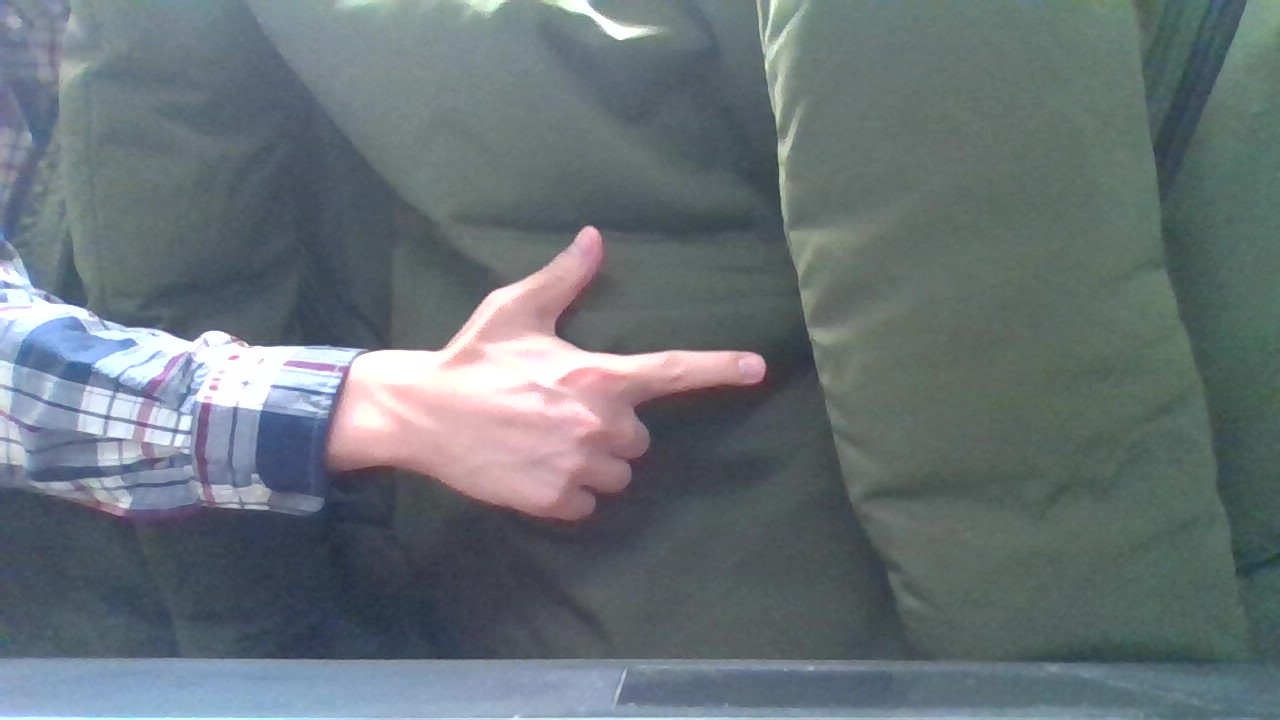
//> input picture lab3_solution/lab3_solution/PA2_gun_2.jpg, 1280 x 720 px, given in place of the camera
$ ./Source   (built with g++ and OpenCV 4)
//> lines starting //> are read from the running program, lines starting //| are printed output that depends on the picture; after the words box and inside, x2 and y2 are one past the last pixel; in counts of white or black regions, pixels touching at a corner belong together
/*	CS585_Lab3
*	CS585 Image and Video Computing
*	Lab 3
*	--------------
*	This program introduces the following concepts:
*		a) Reading a stream of images from a webcamera, and displaying the video
*		b) Skin color detection
*		c) Background differencing
*		d) Visualizing motion history
*	--------------
*/

//opencv libraries
#include "opencv2/core/core.hpp"
#include "opencv2/highgui/highgui.hpp"
#include "opencv2/imgproc/imgproc.hpp"
//C++ standard libraries
#include <iostream>
#include <vector>
#include <iostream>
#include <fstream>
#include <iterator>
#include <string>
#include <list>
#include <map>
#include <stack>
#include <time.h>

using namespace cv;
using namespace std;

//function declarations

/**
Function that returns the maximum of 3 integers
@param a first integer
@param b second integer
@param c third integer
*/
int myMax(int a, int b, int c);

/**
Function that returns the minimum of 3 integers
@param a first integer
@param b second integer
@param c third integer
*/
int myMin(int a, int b, int c);

/**
Function that detects whether a pixel belongs to the skin based on RGB values
@param src The source color image
@param dst The destination grayscale image where skin pixels are colored white and the rest are colored black
*/
void mySkinDetect(Mat& src, Mat& dst);

/**
Function that does frame differencing between the current frame and the previous frame
@param src The current color image
@param prev The previous color image
@param dst The destination grayscale image where pixels are colored white if the corresponding pixel intensities in the current
and previous image are not the same
*/
void myFrameDifferencing(Mat& prev, Mat& curr, Mat& dst);

/**
Function that accumulates the frame differences for a certain number of pairs of frames
@param mh Vector of frame difference images
@param dst The destination grayscale image to store the accumulation of the frame difference images
*/
void myMotionEnergy(vector<Mat> mh, Mat& dst);
/**
Function that extract template from a imput image
@param origin image that contains the template we want
*/
Mat getTemplate(Mat origin);
/*
Function that select the largest connected field in a binary image
@param binImg a binary image that contains the template
*/
Mat_<uchar> getLargestConnectedField(Mat_<uchar> binImg);
/*
Function that search a frame to see if it contains the gesture
@param origin the image that would be searched
@param templa the template used for template matching
*/
bool getGesture(Mat origin, Mat templa);
/*
Function that get the current time using the clock of computer
*/
int getTime();
/*
the upper-left position of the gesture we found
*/
int result[2] = { 0, 0 };

int main()
{

	//----------------
	//a) Reading a stream of images from a webcamera, and displaying the video
	//----------------
	// For more information on reading and writing video: http://docs.opencv.org/modules/highgui/doc/reading_and_writing_images_and_video.html
	// open the video camera no. 0
	VideoCapture cap(0);

	// if not successful, exit program
	if (!cap.isOpened())
	{
		cout << "Cannot open the video cam" << endl;
		return -1;
	}

	//create a window called "MyVideoFrame0"
	namedWindow("MyVideo0", WINDOW_AUTOSIZE);
	Mat frame0;

	// read a new frame from video
	bool bSuccess0 = cap.read(frame0);
//> frame0 is the input picture: 720 rows x 1280 cols, CV_8UC3; mean B, G, R 119.1, 114.6, 104.4

	//if not successful, break loop
	if (!bSuccess0)
	{
		cout << "Cannot read a frame from video stream" << endl;
	}

	//show the frame in "MyVideo" window
	imshow("MyVideo0", frame0);

	//create a window called "MyVideo"
	namedWindow("MyVideo", WINDOW_AUTOSIZE);
	namedWindow("MyVideoFI", WINDOW_AUTOSIZE);
	namedWindow("Skin", WINDOW_AUTOSIZE);

	vector<Mat> myMotionHistory;
	Mat fMH1, fMH2, fMH3;
	fMH1 = Mat::zeros(frame0.rows, frame0.cols, CV_8UC1);
	fMH2 = fMH1.clone();
	fMH3 = fMH1.clone();
	myMotionHistory.push_back(fMH1);
	myMotionHistory.push_back(fMH2);
	myMotionHistory.push_back(fMH3);

	////template detecting
	String file_path = "PA2_ok_2.jpg";
	Mat origin = imread(file_path, IMREAD_COLOR);
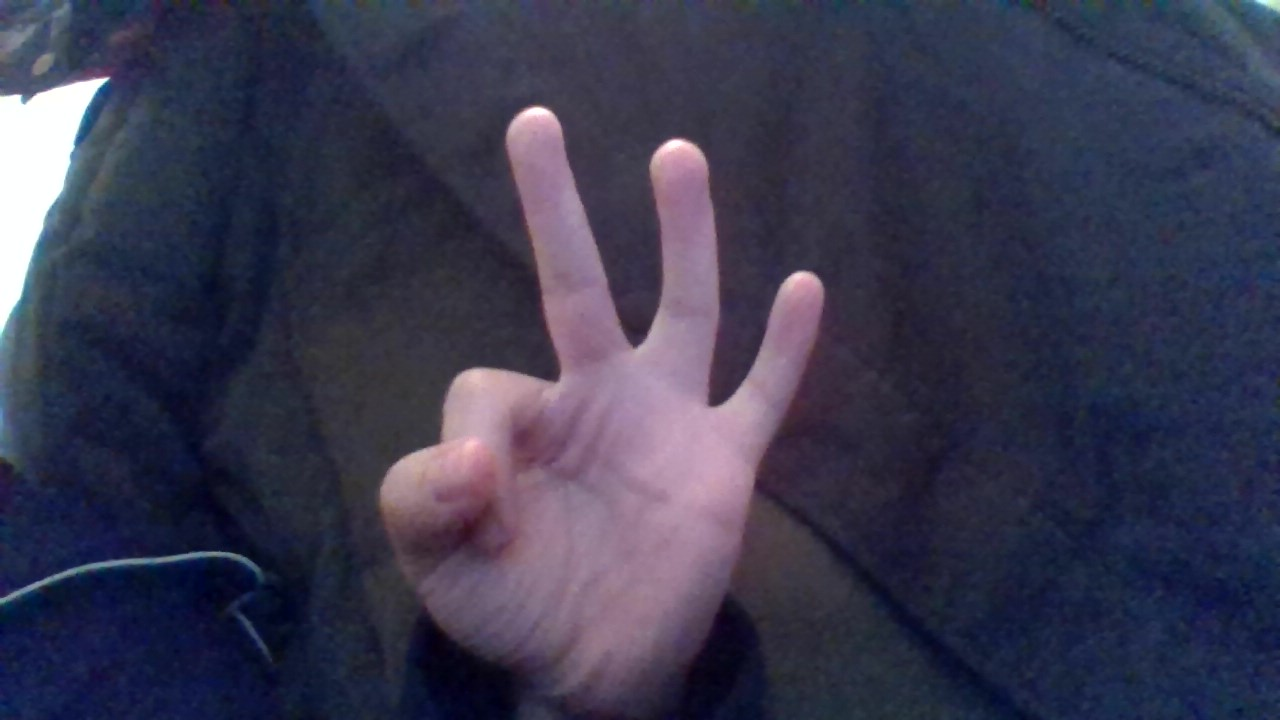
//> input picture lab3_solution/lab3_solution/PA2_ok_2.jpg, 1280 x 720 px
//> origin is the input picture: 720 rows x 1280 cols, CV_8UC3; mean B, G, R 79.3, 57.1, 57.6
	Mat templa = getTemplate(origin);
	//resize the template so that the size can fit the camera
	resize(templa, templa, Size(), 0.4, 0.4);
	imshow("resize", templa);
	//imwrite("PA2_result_templa.jpg", templa);
	int lastTime = 0;
	bool detec = false;
	while (1)
	{
		// read a new frame from video
		Mat frame;
		bool bSuccess = cap.read(frame);
		//imwrite("PA2_result_origin.jpg", frame);
		Mat frameDest;
		//if not successful, break loop
		if (!bSuccess)
		{
			cout << "Cannot read a frame from video stream" << endl;
			break;
		}
		//show the frame in "MyVideo" window
		//imshow("MyVideo0", frame0);

		// destination frame
		frameDest = Mat::zeros(frame.rows, frame.cols, CV_8UC1); //Returns a zero array of same size as src mat, and of type CV_8UC1
		//----------------
		//	b) Skin color detection
		//----------------
		mySkinDetect(frame, frameDest);
		//opening operation to erode the small noise in the image
		Mat element = getStructuringElement(MORPH_RECT, Size(10, 10));
		morphologyEx(frameDest, frameDest, MORPH_OPEN, element);
		//----------------
		//	c) template matching
		//----------------

		//set the frequency of template matching
		int now = getTime();
		if (now - lastTime > 2)
		{
			detec = getGesture(frameDest, templa);
			lastTime = now;
		}
		if (detec) {
			//locate the gesture with a rectanglee
			Rect rect(result[1], result[0], templa.cols, templa.rows);
			rectangle(frame0, rect, Scalar(255, 0, 0), 1, LINE_8, 0);
			//imwrite("PA2_result.jpg", frame0);
		}
		imshow("MyVideo0", frame0);
		imshow("Skin", frameDest);

		//----------------
		//	c) Background differencing
		//----------------


		//call myFrameDifferencing function
		/*myFrameDifferencing(frame0, frame, frameDest);
		imshow("MyVideo", frameDest);


		myMotionHistory.erase(myMotionHistory.begin());
		myMotionHistory.push_back(frameDest);
		Mat myMH = Mat::zeros(frame0.rows, frame0.cols, CV_8UC1);*/

		//----------------
		//  d) Visualizing motion history
		//----------------

		//call myMotionEnergy function
		//myMotionEnergy(myMotionHistory, myMH);


		//imshow("MyVideoMH", myMH); //show the frame in "MyVideo" window
		frame0 = frame;
		//wait for 'esc' key press for 30ms. If 'esc' key is pressed, break loop
		if (waitKey(30) == 27)
		{
			cout << "esc key is pressed by user" << endl;
			break;
		}

	 }
	cap.release();
	return 0;
}

//Function that returns the maximum of 3 integers
int myMax(int a, int b, int c) {
	int m = a;
	(void)((m < b) && (m = b)); //short-circuit evaluation
	(void)((m < c) && (m = c));
	return m;
}

//Function that returns the minimum of 3 integers
int myMin(int a, int b, int c) {
	int m = a;
	(void)((m > b) && (m = b));
	(void)((m > c) && (m = c));
	return m;
}

//Function that detects whether a pixel belongs to the skin based on RGB values
void mySkinDetect(Mat& src, Mat& dst) {
	//Surveys of skin color modeling and detection techniques:
	//Vezhnevets, Vladimir, Vassili Sazonov, and Alla Andreeva. "A survey on pixel-based skin color detection techniques." Proc. Graphicon. Vol. 3. 2003.
	//Kakumanu, Praveen, Sokratis Makrogiannis, and Nikolaos Bourbakis. "A survey of skin-color modeling and detection methods." Pattern recognition 40.3 (2007): 1106-1122.
	for (int i = 0; i < src.rows; i++) {
		for (int j = 0; j < src.cols; j++) {
			//For each pixel, compute the average intensity of the 3 color channels
			Vec3b intensity = src.at<Vec3b>(i, j); //Vec3b is a vector of 3 uchar (unsigned character)
			int B = intensity[0]; int G = intensity[1]; int R = intensity[2];
			if ((R > 95 && G > 40 && B > 20) && (myMax(R, G, B) - myMin(R, G, B) > 15) && (abs(R - G) > 15) && (R > G) && (R > B)) {
				dst.at<uchar>(i, j) = 255;
			}
		}
	}
}

//Function that does frame differencing between the current frame and the previous frame
// [23 lines left out: functions myFrameDifferencing, myMotionEnergy, not called in this run]

//Function that draw the template of certain gesture
Mat getTemplate(Mat origin) {
	// destination frame
	Mat skin = Mat::zeros(origin.rows, origin.cols, CV_8UC1);
	for (int i = 0; i < origin.rows; i++) {
		for (int j = 0; j < origin.cols; j++) {
			//For each pixel, compute the average intensity of the 3 color channels
			Vec3b intensity = origin.at<Vec3b>(i, j); //Vec3b is a vector of 3 uchar (unsigned character)
			int B = intensity[0]; int G = intensity[1]; int R = intensity[2];
			skin.at<uchar>(i, j) = R * 0.299 + G * 0.587 + B * 0.114;
		}
	}
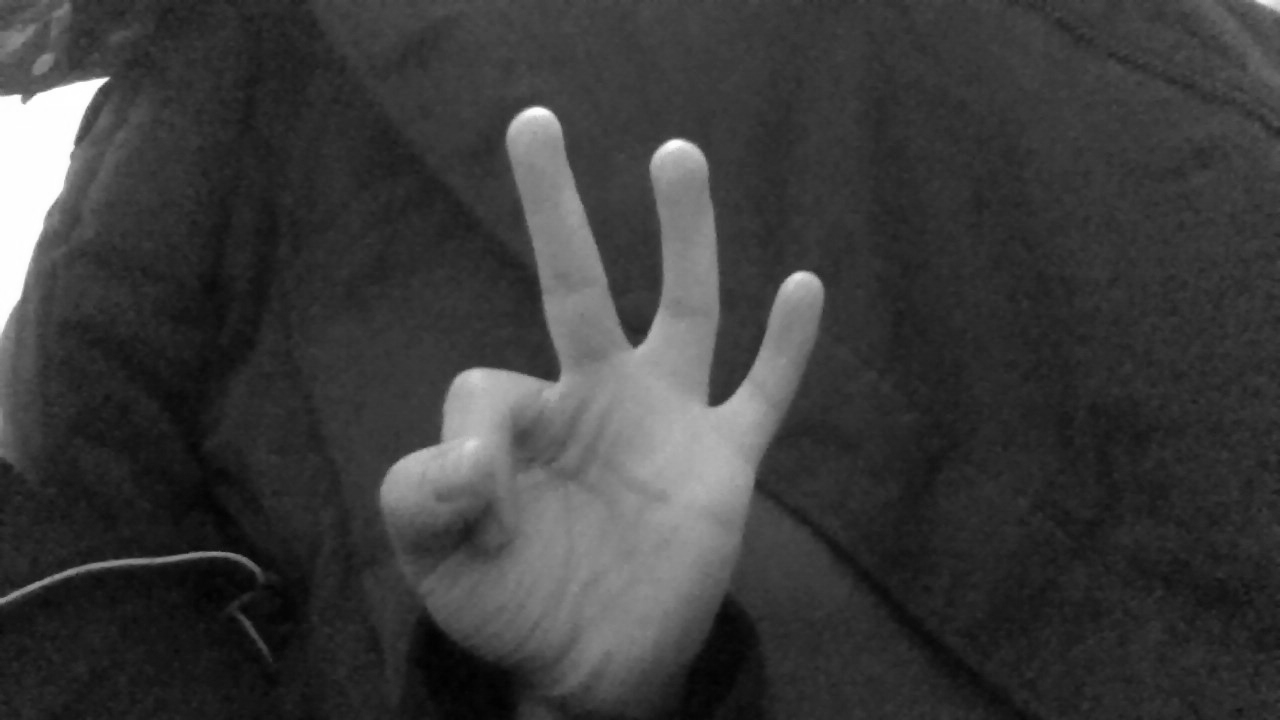
//> skin: 720 rows x 1280 cols, CV_8UC1; min 2, max 255, mean 59.3
	/*namedWindow("window1", 0);
	imshow("window1", skin);*/
	Mat bina;
	threshold(skin, bina, 110, 255, CV_THRESH_BINARY);
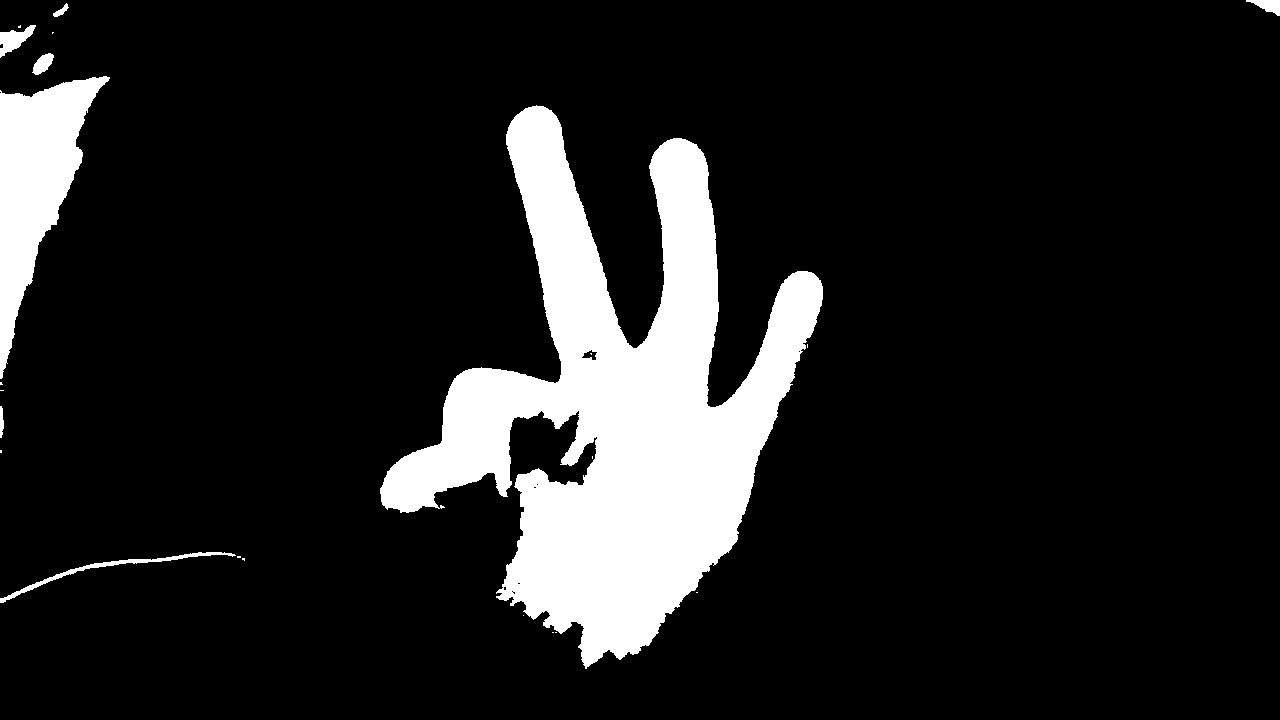
//> bina: 720 rows x 1280 cols, CV_8UC1; 12.6% white; 22 white regions (14 under 20 px)
	/*namedWindow("window2", 0);
	imshow("window2", bina);*/
	imwrite("PA2_result_bina.jpg", bina);
	// find the biggest connected field
	Mat label = Mat::zeros(bina.rows, bina.cols, CV_8UC1);
	label = getLargestConnectedField(bina);
	// [4 lines of commented-out code are left out]
	return label;
}

/*
Function that select the largest connected field in a binary image
*/
Mat_<uchar> getLargestConnectedField(Mat_<uchar> binImg)
{
	Mat_<uchar> maxRegion;

	Mat_<uchar> contourImg;
	binImg.copyTo(contourImg);
	std::vector<std::vector<Point>> contourVecs;
	//Finds contours in a binary image.
	findContours(contourImg, contourVecs, CV_RETR_EXTERNAL, \
		CV_CHAIN_APPROX_NONE);
//> contourVecs = 21 contours, 13 with area under 20; largest, box (x1, y1, x2, y2) and area: (380, 105, 823, 669) 97865, (0, 76, 110, 379) 13930, (0, 552, 236, 603) 708, (0, 25, 36, 58) 492, (32, 53, 54, 75) 252, (1246, 0, 1280, 16) 250, (53, 3, 69, 17) 70, (0, 406, 4, 438) 66
	//find the connected field with largest area
	if (contourVecs.size() > 0) {
		double maxArea = 0;
		std::vector<Point> maxContour;
		for (size_t i = 0; i < contourVecs.size(); i++) {
			double area = contourArea(contourVecs[i]);
			if (area > maxArea) {
				maxArea = area;
				maxContour = contourVecs[i];
			}
		}
//> this loop made 21 passes
//> (area, maxArea) on passes 7, 14: (708.5, 708.5), (97865, 97865)
//> area on passes 10, 15, 16, 18, 20, 21: 66, 13930.5, 252.5, 492, 70.5, 250.5
//> after the loop, maxArea = 97865; maxContour = contour of 2900 points, box (x1, y1, x2, y2) (380, 105, 823, 669), area 97865

		Rect maxRect = boundingRect(maxContour);
//> maxRect = Rect(380, 105, 443, 564)
		int xBegPos = maxRect.y;
//> xBegPos = 105
		int yBegPos = maxRect.x;
//> yBegPos = 380
		int xEndPos = xBegPos + maxRect.height;
//> xEndPos = 669
		int yEndPos = yBegPos + maxRect.width;
//> yEndPos = 823

		maxRegion = binImg(Range(xBegPos, xEndPos), \
			Range(yBegPos, yEndPos));
//> maxRegion: 564 rows x 443 cols, CV_8UC1; 39.7% white; 8 white regions (7 under 20 px), largest, box (x1, y1, x2, y2) and area: (0, 0, 443, 564) 99219
//> in main, `resize(templa, templa, Size(), 0.4, 0.4);`:
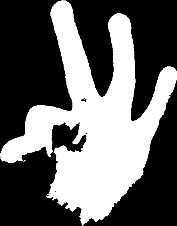
//> templa: 226 rows x 177 cols, CV_8UC1; min 0, max 255, mean 101.2
//> after the loop in mySkinDetect, `for (int i = 0; i < src.rows; i++)`: dst: 720 rows x 1280 cols, CV_8UC1; 5.2% white; 15 white regions (8 under 20 px), largest, box (x1, y1, x2, y2) and area: (327, 225, 767, 521) 47127, (514, 349, 551, 360) 287, (88, 501, 123, 516) 258
//> in main, `morphologyEx(frameDest, frameDest, MORPH_OPEN, element);`:
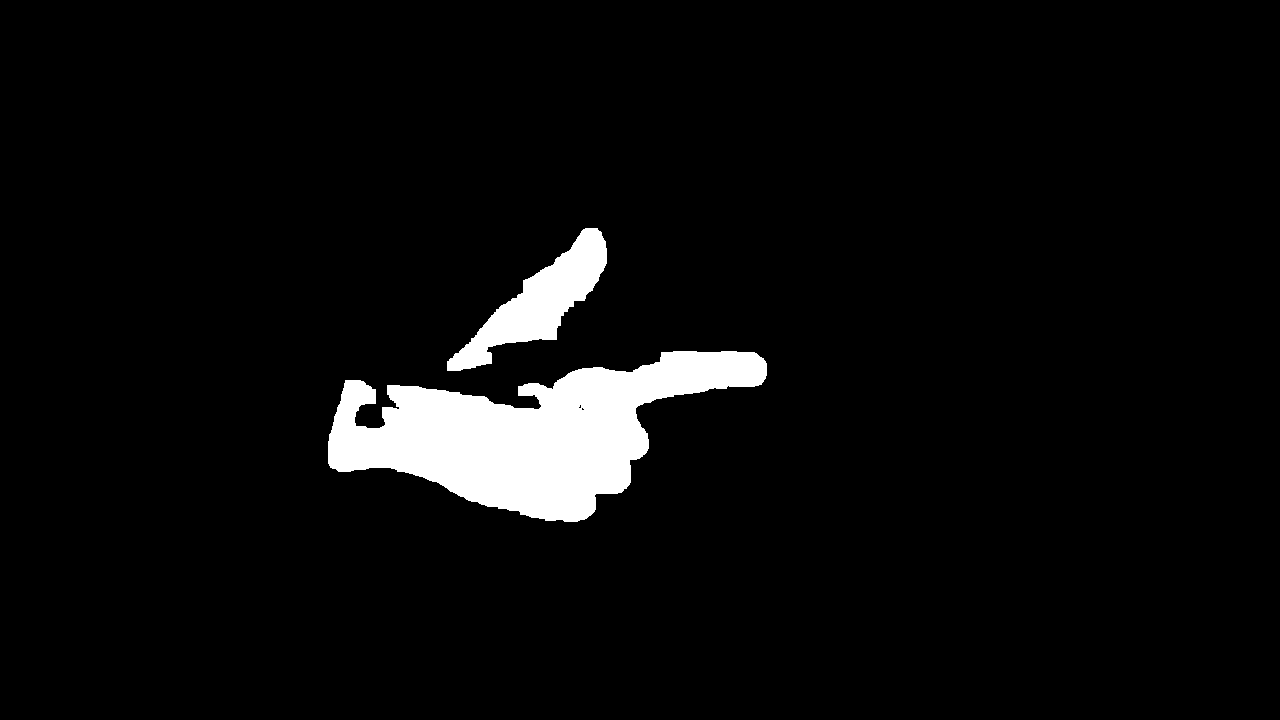
//> frameDest: 720 rows x 1280 cols, CV_8UC1; 4.9% white; 2 white regions, box (x1, y1, x2, y2) and area: (328, 351, 767, 522) 37306, (447, 228, 607, 371) 7785
//> the Esc key is pressed
	}

	return maxRegion;
}

/*
Function that search a frame to see if it contains the gesture
*/
// [28 lines left out: function getGesture, not called in this run]

/*
the upper-left position of the gesture we found
*/
int getTime()
{
	return clock() / CLOCKS_PER_SEC;
}
